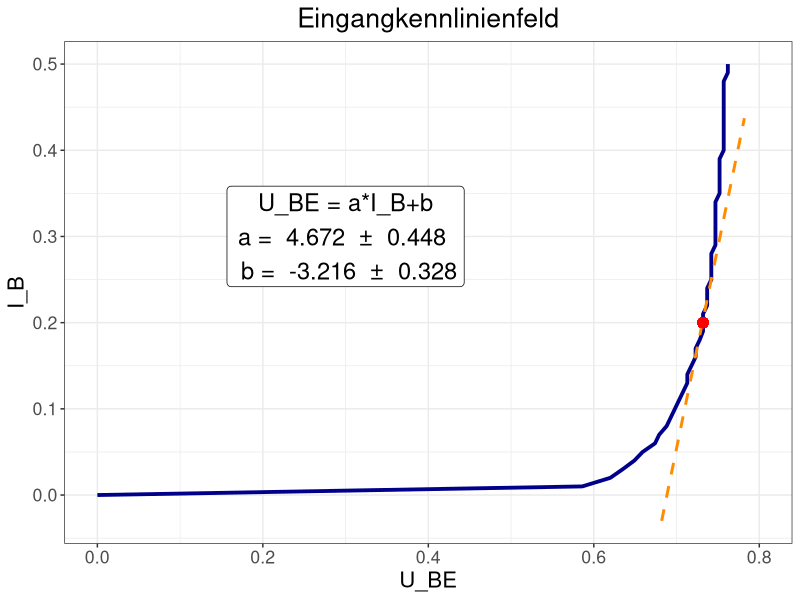
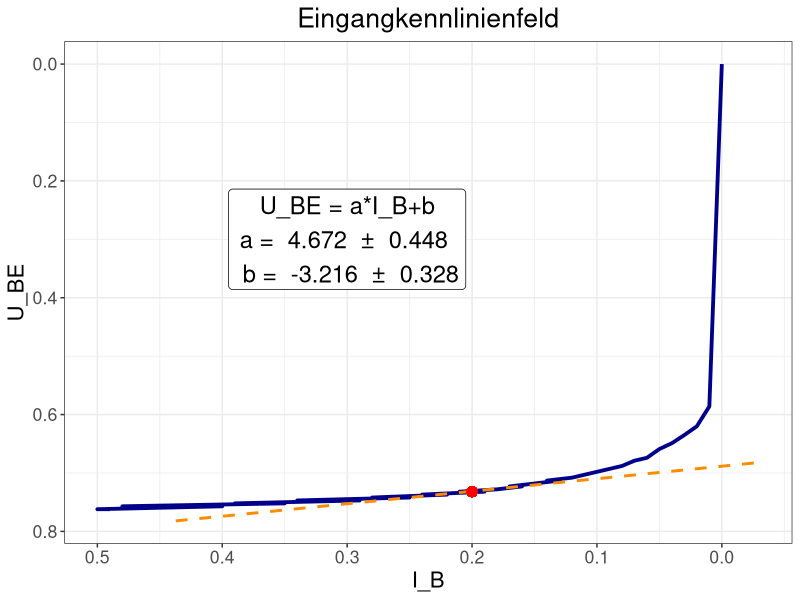
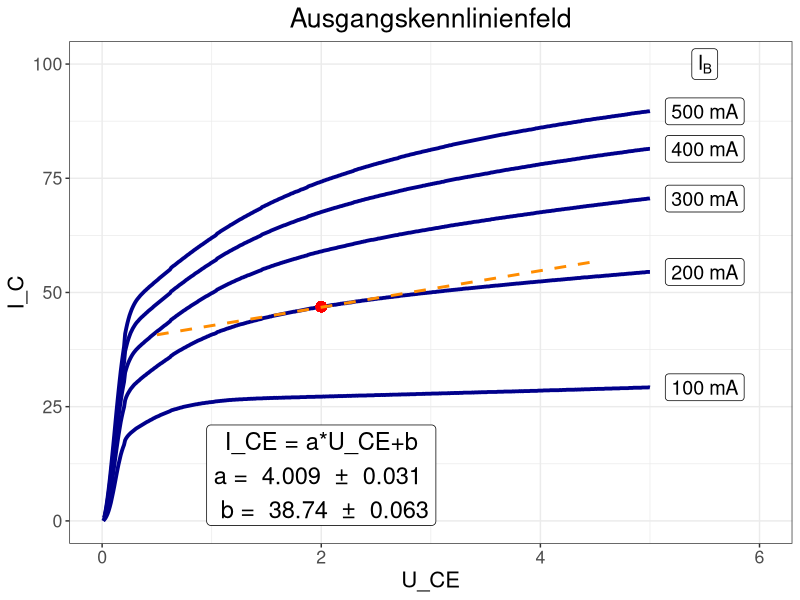
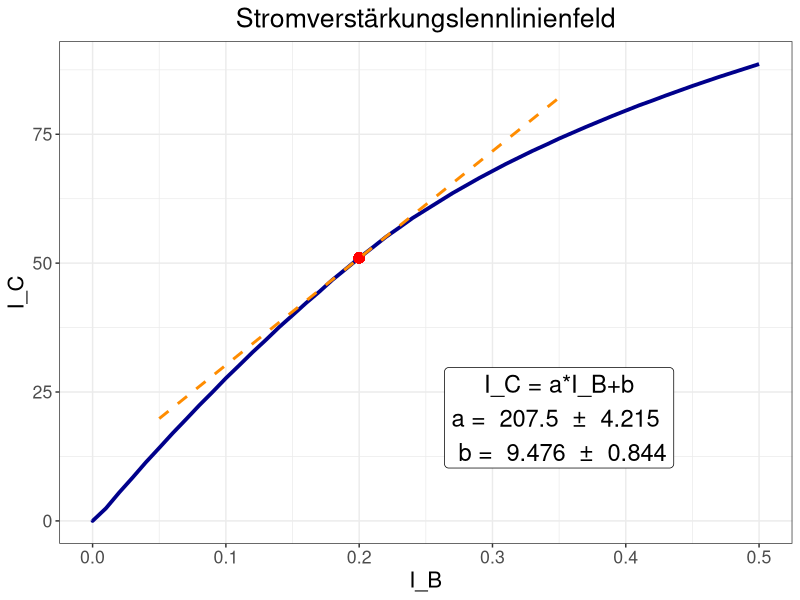
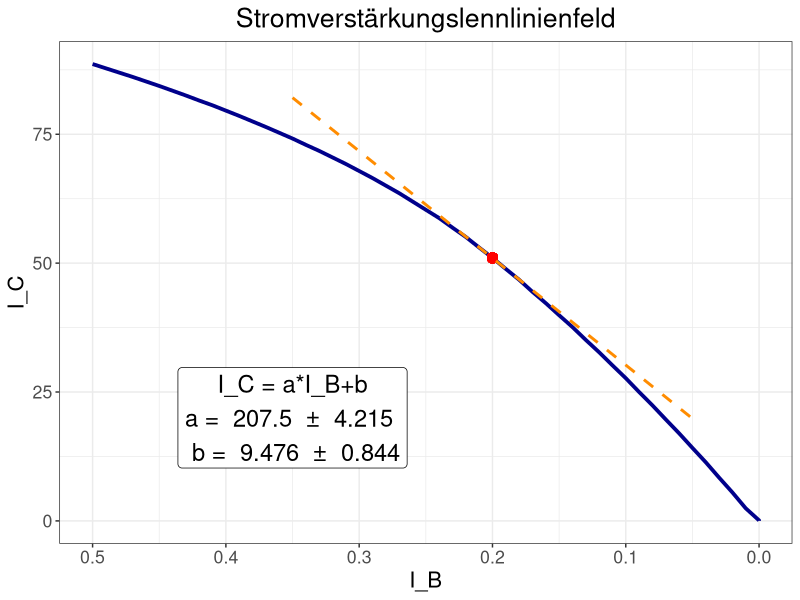
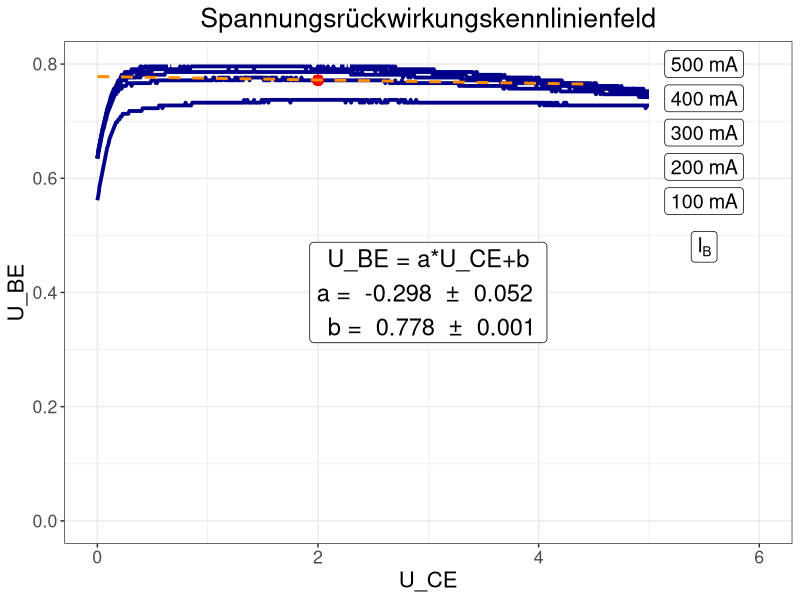
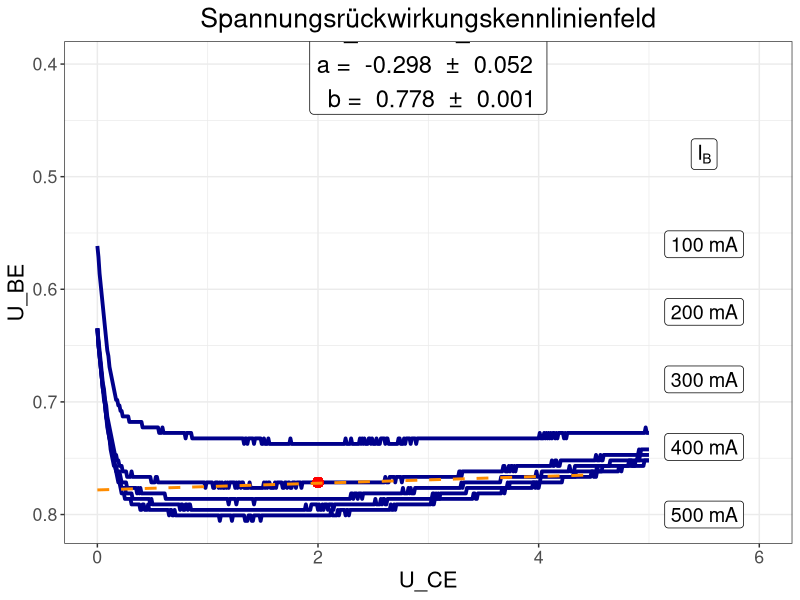

These figures' R source, in order:
#importiere notwendige Bibliotheken
library(ggplot2)


#import der daten in dataframe
biTrans <- read.table("data/Bipolartransistor.dat", sep = "\t", header = TRUE)

#erstelle U_CE da nicht in Daten vorhanden
biTrans$U_CE <- seq(from = 0, to = 5, by = 0.01)

# Wahl des Arbeitpunktes: I_b = 0.2 mA, U_CE = 2 V
I_b_AP = 0.2
U_CE_AP = 2


#Eingangskennlinienfeld

#ermittelung von U_be im Arbeitspunkt
U_beAP <- subset(biTrans, I.be.mA. == 0.2)$U.be..V.

# Umgebung des Arbeitspunkts definieren (+/- 0.05 mA)
biTrans_Eingang <- biTrans[biTrans$I.be.mA. >= (I_b_AP - 0.05) & biTrans$I.be.mA. <= (I_b_AP + 0.05), ]

# Linearen Fit in der Umgebung des Arbeitspunkts durchführen
fit11 <- lm(I.be.mA. ~ U.be..V. , data = biTrans_Eingang)
#koeffizienten des Fits ermitteln
coefficients11 <- summary(fit11)$coefficients
slope11 <- coefficients11[2, 1]
intercept11 <- coefficients11[1, 1]
slope11_err <- coefficients11[2, 2]
intercept11_err <- coefficients11[1, 2]

#Fitgerade für den Plot erstellen
tangente11 <- data.frame(U = c(U_beAP - 0.05, U_beAP + 0.05),
                          I = c(slope11*(U_beAP - 0.05)+intercept11, slope11*(U_beAP + 0.05)+intercept11))
#Plot es Eingangskennlinienfelds
plot_EingangsKF <- ggplot(biTrans, aes(x = U.be..V.)) +
  theme_bw() +
  geom_line(aes(y = I.be.mA.), color = "darkblue", linewidth = 1.3) +
  geom_line(data = tangente11, aes(x = U, y = I),
            color = "darkorange", linetype = "dashed", size = 1) +
  geom_point(aes(x = U_beAP, y = I_b_AP), color = "red", size = 3) +
  annotate("label", x = 0.3, y = 0.3, size = 6,
          label = paste("U_BE = a*I_B+b\na = ", round(slope11, 3),
          " ± ", round(slope11_err, 3), "\n b = ", round(intercept11, 3),
          " ± ", round(intercept11_err, 3))) +
  labs(title = "Eingangkennlinienfeld",
       x = "U_BE",
       y = "I_B") +
  xlim(0, 0.8) +
  theme(plot.title = element_text(hjust = 0.5), text = element_text(size = 16))
plot_EingangsKF
#Rotation für späteren Plot im Vierquadrantenkennlinienfeld
plot_flip_EingangsKF <- plot_EingangsKF +
  coord_flip() +
  scale_y_reverse() +
  scale_x_reverse()
plot_flip_EingangsKF



#Ausgangskennlinienfeld
#ermittelung von I_C im Arbeitspunkt
I_C_AP <- subset(biTrans, U_CE == 2)$I.Ib.200E.3

#Umgebung
biTrans_22 <- biTrans[biTrans$U_CE >= (U_CE_AP - 0.5) & biTrans$U_CE <= (U_CE_AP + 0.5), ]
# Linearen Fit in der Umgebung des Arbeitspunkts durchführen
fit22 <- lm(I.Ib.200E.3 ~ U_CE , data = biTrans_22)
#koeffizienten des Fits ermitteln
coefficients22 <- summary(fit22)$coefficients
slope22 <- coefficients22[2, 1]
intercept22 <- coefficients22[1, 1]
slope22_err <- coefficients22[2, 2]
intercept22_err <- coefficients22[1, 2]

#tangente berechnen
tangente22 <- data.frame(U = c(U_CE_AP - 1.5, U_CE_AP + 2.5),
                          I = c(slope22*(U_CE_AP - 1.5)+intercept22, slope22*(U_CE_AP + 2.5)+intercept22))


#Plot es Ausgangskennlinienfeld
plot_AusgangsKF <- ggplot(biTrans, aes(x = U_CE)) +
  theme_bw() +
  geom_line(aes(y = I.Ib.100E.3), color = "darkblue",  linewidth = 1.3) +
  geom_line(aes(y = I.Ib.200E.3), color = "darkblue",  linewidth = 1.3) +
  geom_line(aes(y = I.Ib.300E.3), color = "darkblue", linewidth = 1.3) +
  geom_line(aes(y = I.Ib.400E.3), color = "darkblue",  linewidth = 1.3) +
  geom_line(aes(y = I.Ib.500E.3), color = "darkblue", linewidth = 1.3) +
  annotate("label", x = 5.5, y =  biTrans$I.Ib.100E.3[500], size = 5, label = "100 mA") +
  annotate("label", x = 5.5, y =  biTrans$I.Ib.200E.3[500], size = 5, label = "200 mA") +
  annotate("label", x = 5.5, y =  biTrans$I.Ib.300E.3[500], size = 5, label = "300 mA") +
  annotate("label", x = 5.5, y =  biTrans$I.Ib.400E.3[500], size = 5, label = "400 mA") +
  annotate("label", x = 5.5, y =  biTrans$I.Ib.500E.3[500], size = 5, label = "500 mA") +
  annotate("label", x = 5.5, y =  100, size = 5, label = expression(I[B])) +
  annotate("label", x = 2, y = 010, size = 6,
          label = paste("I_CE = a*U_CE+b\na = ", round(slope22, 3),
          " ± ", round(slope22_err, 3), "\n b = ", round(intercept22, 3),
          " ± ", round(intercept22_err, 3))) +
  geom_point(aes(x = U_CE_AP, y = I_C_AP), color = "red", size = 3) +
  geom_line(data = tangente22, aes(x = U, y = I),
            color = "darkorange", linetype = "dashed", size = 1) +
  labs(title = "Ausgangskennlinienfeld",
       x = "U_CE",
       y = "I_C") +
  xlim(0, 6) +
  ylim(0, 100) +
  theme(plot.title = element_text(hjust = 0.5), text = element_text(size = 16))
plot_AusgangsKF


#Stromverstärkungslennlinienfeld
#IC Arbeitspunkt
I_C2_AP <- subset(biTrans, I.be.mA. == 0.2)$I.ce.mA.

#Umgebung um AP
biTrans_21 <- biTrans[biTrans$I.be.mA. >= (I_b_AP - 0.01) & biTrans$I.be.mA. <= (I_b_AP + 0.01), ]

# Linearen Fit in der Umgebung des Arbeitspunkts durchführen
fit21 <- lm(I.ce.mA. ~ I.be.mA., data = biTrans_21)
#koeffizienten des Fits ermitteln
coefficients21 <- summary(fit21)$coefficients
slope21 <- coefficients21[2, 1]
intercept21 <- coefficients21[1, 1]
slope21_err <- coefficients21[2, 2]
intercept21_err <- coefficients21[1, 2]

#tangente berechnen
tangente21 <- data.frame(IB = c(I_b_AP - 0.15, I_b_AP + 0.15),
                        IC = c(slope21*(I_b_AP - 0.15)+intercept21, slope21*(I_b_AP + 0.15)+intercept21))

#Plot es Stromverstärkungslennlinienfeld
plot_StromKF <- ggplot(biTrans, aes(x = I.be.mA.)) +
  theme_bw() +
  geom_line(aes(y = I.ce.mA.), color = "darkblue", linewidth = 1.3) +
  geom_point(aes(x = I_b_AP, y = I_C2_AP), color = "red", size = 3) +
  geom_line(data = tangente21, aes(x = IB, y = IC),
            color = "darkorange", linetype = "dashed", size = 1) +
  annotate("label", x = 0.35, y = 20, size = 6,
          label = paste("I_C = a*I_B+b\na = ", round(slope21, 3),
          " ± ", round(slope21_err, 3), "\n b = ", round(intercept21, 3),
          " ± ", round(intercept21_err, 3))) +
  labs(title = "Stromverstärkungslennlinienfeld",
       x = "I_B",
       y = "I_C") +
  theme(plot.title = element_text(hjust = 0.5), text = element_text(size = 16))
plot_StromKF

#drehe für Viererkennlinie
plot_flip_StromKF <- plot_StromKF +
  scale_x_reverse()

plot_flip_StromKF


#Spannungsrückwirkungskennlinienfeld

#ermittelung von U_BE im Arbeitspunkt
U_BE2_AP <- subset(biTrans, U_CE == 2)$Ube.Ib.200E.3

#Umgebung
biTrans_12 <- biTrans[biTrans$U_CE >= (U_CE_AP - 0.5) & biTrans$U_CE <= (U_CE_AP + 0.5), ]
# Linearen Fit in der Umgebung des Arbeitspunkts durchführen
fit12 <- lm(Ube.Ib.200E.3 ~ U_CE , data = biTrans_12)
#koeffizienten des Fits ermitteln
coefficients12 <- summary(fit12)$coefficients
slope12 <- coefficients12[2, 1]
intercept12 <- coefficients12[1, 1]
slope12_err <- coefficients12[2, 2]
intercept12_err <- coefficients12[1, 2]

#tangente berechnen
tangente12 <- data.frame(UCE = c(U_CE_AP - 2, U_CE_AP + 2.5),
                          UBE = c(slope12*(U_CE_AP - 2)+intercept12, slope12*(U_CE_AP + 2.5)+intercept12))


#plot des Spannungsrückwirkungskennlinienfeld
plot_SpannungKF <- ggplot(biTrans, aes(x = U_CE)) +
  theme_bw() +
  geom_line(aes(y = 0.01*Ube.Ib.100E.3), color = "darkblue",  linewidth = 1.3) +
  geom_line(aes(y = 0.01*Ube.Ib.200E.3), color = "darkblue",  linewidth = 1.3) +
  geom_line(aes(y = 0.01*Ube.Ib.300E.3), color = "darkblue", linewidth = 1.3) +
  geom_line(aes(y = 0.01*Ube.Ib.400E.3), color = "darkblue",  linewidth = 1.3) +
  geom_line(aes(y = 0.01*Ube.Ib.500E.3), color = "darkblue", linewidth = 1.3) +
  annotate("label", x = 5.5, y =  0.56, size = 5, label = "100 mA") +
  annotate("label", x = 5.5, y =  0.62, size = 5, label = "200 mA") +
  annotate("label", x = 5.5, y =  0.68, size = 5, label = "300 mA") +
  annotate("label", x = 5.5, y =  0.74, size = 5, label = "400 mA") +
  annotate("label", x = 5.5, y =  0.8, size = 5, label = "500 mA") +
  annotate("label", x = 5.5, y =  0.48, size = 5, label = expression(I[B])) +
  annotate("label", x = 3, y = 0.4 , size = 6,
          label = paste("U_BE = a*U_CE+b\na = ", round(slope12, 3),
          " ± ", round(slope12_err, 3), "\n b = ", round(0.01*intercept12, 3),
          " ± ", round(0.01*intercept12_err, 3))) +
  geom_point(aes(x = U_CE_AP, y = 0.01*U_BE2_AP), color = "red", size = 3) +
  geom_line(data = tangente12, aes(x = UCE, y = 0.01*UBE),
            color = "darkorange", linetype = "dashed", size = 1) +
  labs(title = "Spannungsrückwirkungskennlinienfeld",
       x = "U_CE",
       y = "U_BE") +
  xlim(0, 6) +
  ylim(0, 0.8) +
  theme(plot.title = element_text(hjust = 0.5), text = element_text(size = 16))
plot_SpannungKF


plot_flip_SpannungKF <- plot_SpannungKF +
  scale_y_reverse()

plot_flip_SpannungKF
